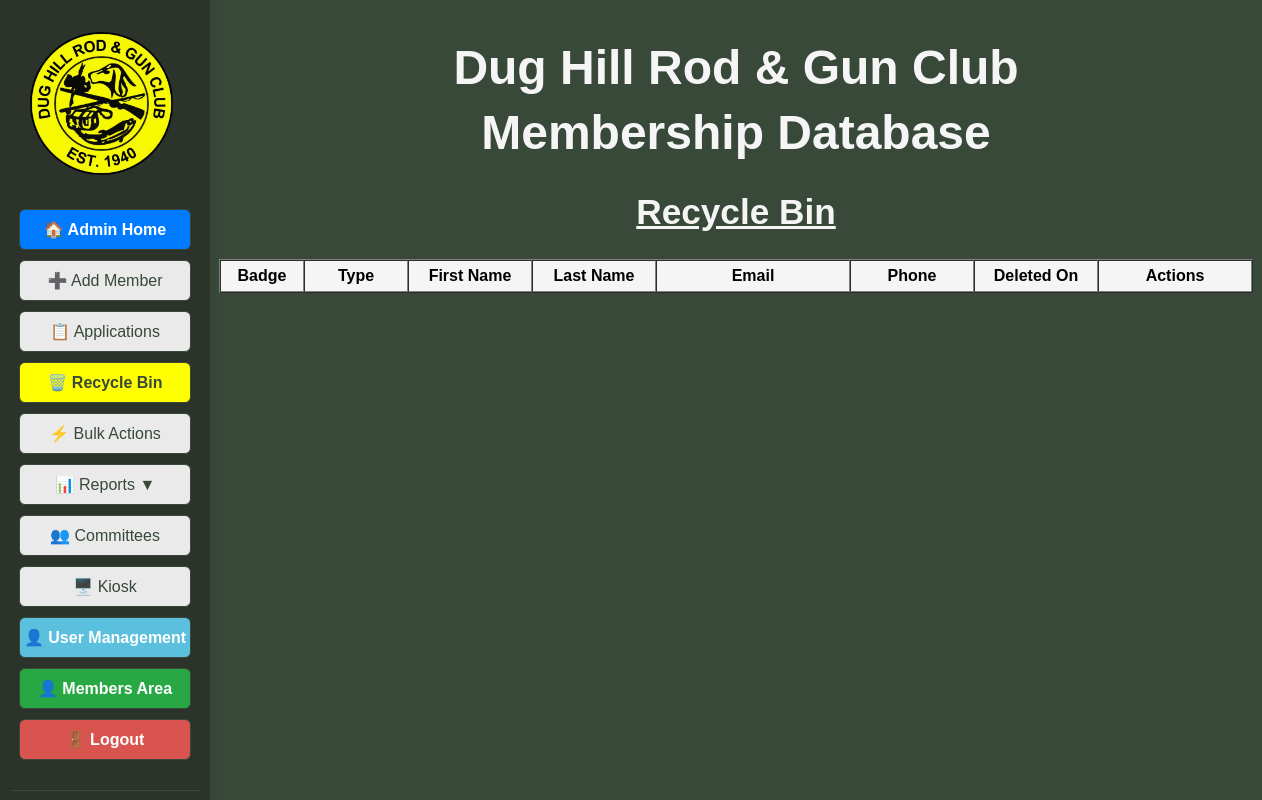
The app's page /recycle_bin (signed in), older data.
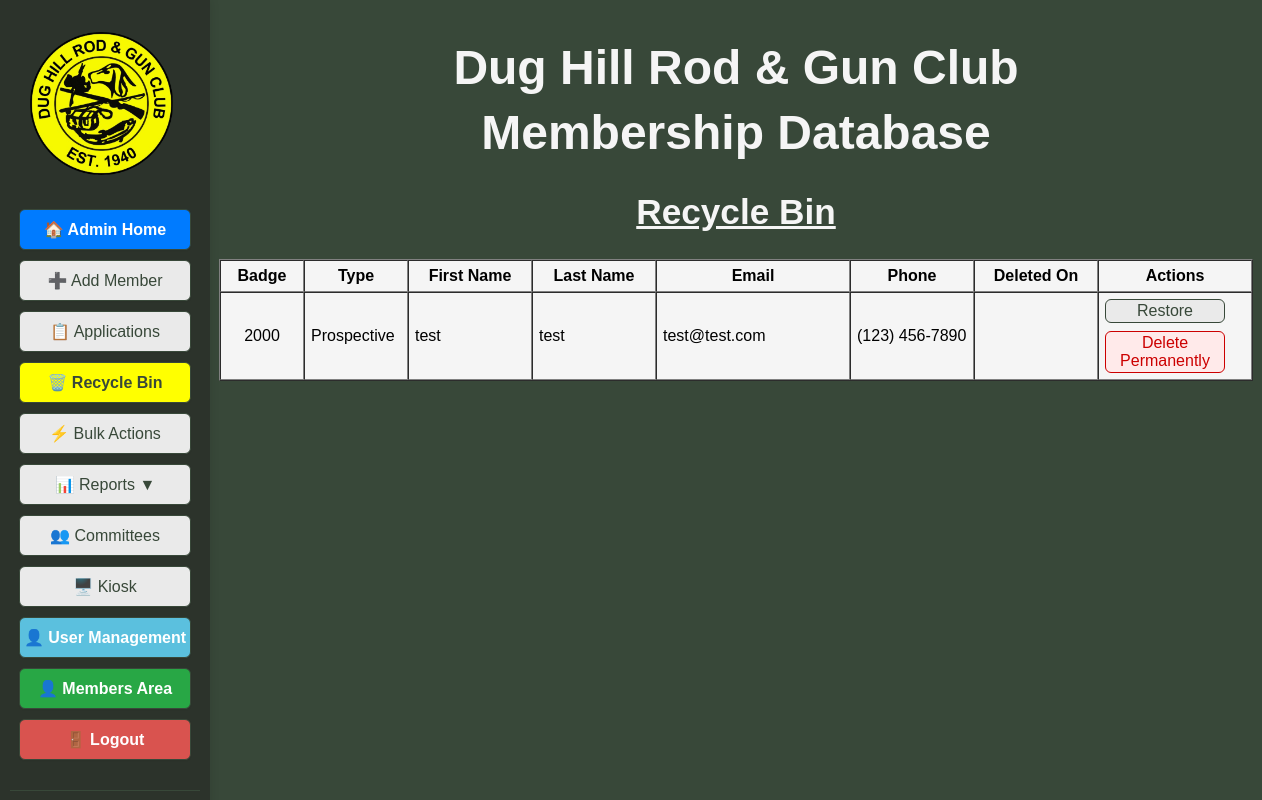
The same page, newer data.
### tables this page shows
CREATE TABLE members (
			id INTEGER PRIMARY KEY AUTOINCREMENT,
			badge_number TEXT,
			membership_type TEXT,
			first_name TEXT NOT NULL,
			middle_name TEXT,
			last_name TEXT NOT NULL,
			suffix TEXT,
			nickname TEXT,
			dob TEXT,
			email TEXT,
			email2 TEXT,
			phone TEXT,
			phone2 TEXT,
			address TEXT,
			city TEXT,
			state TEXT,
			zip TEXT,
			join_date TEXT,
			sponsor TEXT,
			card_internal TEXT,
			card_external TEXT,
			deleted INTEGER DEFAULT 0,
			deleted_on TEXT
		, member_notes TEXT, application_submitted TEXT, introduced_date TEXT, background_check_submitted TEXT, background_check_passed TEXT);

### DH_DB_Webapp/app.py (the view)
@app.route('/recycle_bin')
@login_required
@admin_required
def recycle_bin():
	deleted_members = database.get_deleted_members()
	member_stats = get_member_stats()
	pending_applications = get_pending_application_count()
	return render_template('recycle_bin.html', deleted_members=deleted_members, active_page='recycle_bin', member_stats=member_stats, pending_applications=pending_applications)

### DH_DB_Webapp/app.py (called while the page is built)
def register_context_processors(app):
	@app.context_processor
	def inject_applications():
		try:
			from flask_login import current_user
			import database
			if current_user.is_authenticated and current_user.is_admin_or_bdfl():
				applications = database.get_all_applications(status='pending')
			else:
				applications = []
		except Exception:
			applications = []
		return dict(applications=applications)

@login_manager.user_loader
def load_user(user_id):
    user_data = database.get_user_by_id(int(user_id))
    if user_data:
        try:
            role = user_data['role']
        except (KeyError, IndexError):
            role = 'User'
        try:
            must_change_password = bool(user_data['must_change_password'])
        except (KeyError, IndexError):
            must_change_password = False
        return User(
            id=user_data['id'],
            username=user_data['username'],
            email=user_data['email'],
            role=role,
            is_active=bool(user_data['is_active']),
            must_change_password=must_change_password
        )
    return None

    @property
    def is_active(self):
        return self._is_active

### DH_DB_Webapp/templates/recycle_bin.html (shortened to what the changed rows need)
<!DOCTYPE html>
<html>
<head>
</head>
<body style="background-color:#384839; font-family:Arial, Helvetica, sans-serif;">
    <div style="display:flex; flex-direction:row;">
        <div style="flex:1; margin-left:210px; display:flex; flex-direction:column; align-items:center;">
            <div style="display:flex; flex-direction:row; align-items:center; justify-content:center; margin-bottom:20px; width:100%;">
                <div style="text-align:center; width:100%;">
                    <h1 style="margin-bottom:0.2em; color:#f5f5f5; font-size:3em;">Dug Hill Rod & Gun Club</h1>
                    <h1 style="margin-top:0.2em; color:#f5f5f5; font-size:3em;">Membership Database</h1>
                    <h2 style="font-size:2.2em; margin-bottom:0.2em; margin-top:0; text-align:center; color:#f5f5f5; font-family:Arial, Helvetica, sans-serif; font-weight:bold; text-decoration:underline;">Recycle Bin</h2>
                </div>
            </div>
            <table border="1" cellpadding="6" cellspacing="0" style="margin:auto; width:100%; max-width:900px; table-layout:fixed; background-color:#f5f5f5;">
            <tr>
                <th style="width:70px;">Badge</th>
                <th style="width:90px;">Type</th>
                <th style="width:110px;">First Name</th>
                <th style="width:110px;">Last Name</th>
                <th style="width:180px;">Email</th>
                <th style="width:110px;">Phone</th>
                <th style="width:110px;">Deleted On</th>
                <th style="width:140px;">Actions</th>
            </tr>
            {% for member in deleted_members %}
            <tr>
                <td style="text-align:center;">{{ member['badge_number'] }}</td>
                <td>{{ member['membership_type'] }}</td>
                <td>{{ member['first_name'] }}</td>
                <td>{{ member['last_name'] }}</td>
                <td>{{ member['email'] }}</td>
                <td>{{ member['phone'] }}</td>
                <td>{{ member['deleted_on']|format_mmddyyyy if 'deleted_on' in member else '' }}</td>
                <td>
                    <form action="{{ url_for('restore_member', member_id=member['id']) }}" method="post" style="display:inline;">
                        <button type="submit" style="width:120px; padding:2px 0; margin-bottom:8px; border-radius:6px; border:1px solid #384839; background:#eaeaea; color:#384839; cursor:pointer; text-align:center; font-size:1em;">Restore</button>
                    </form>
                    <form action="{{ url_for('delete_member_permanently', member_id=member['id']) }}" method="post" style="display:inline; margin-top:6px;">
                        <button type="submit" onclick="return confirm('Are you sure you want to permanently delete this member? This cannot be undone.')" style="width:120px; padding:2px 0; border-radius:6px; border:1px solid #c00; background:#ffeaea; color:#c00; cursor:pointer; text-align:center; font-size:1em;">Delete Permanently</button>
                    </form>
                </td>
            </tr>
            {% endfor %}
        </table>
    </div>
</body>
</html>

Row changes from the older to the newer data that the page shows:
now on this page (row edited): members: badge_number "2000", membership_type "Prospective", first_name "test", last_name "test", email "test@test.com", phone "(123) 456-7890"
